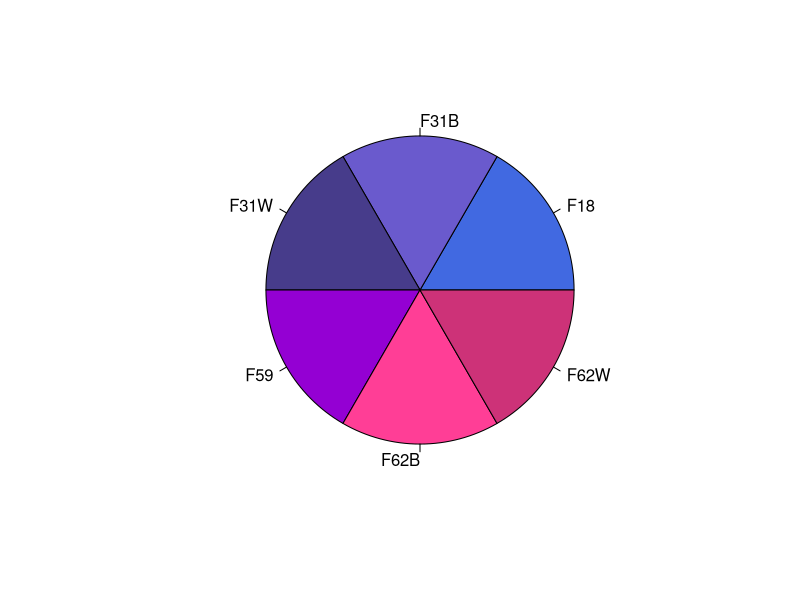

Write the R code that produced this figure.
## ---- chunk 1
# https://github.com/rstudio/rmarkdown/issues/1453
hooks = knitr::knit_hooks$get()
hook_foldable = function(type) {
  force(type)
  function(x, options) {
    res = hooks[[type]](x, options)
    
    if (isFALSE(options[[paste0("fold_", type)]])) return(res)
    
    paste0(
      "<details><summary>", "show", "</summary>\n\n",
      res,
      "\n\n</details>"
    )
  }
}
knitr::knit_hooks$set(
  output = hook_foldable("output"),
  plot = hook_foldable("plot"),
  time_it = local({
    now = NULL
    function(before, options) {
      if (options$time_it) {
        if (before) {
          now <<- Sys.time()
        } else {
          res = difftime(Sys.time(), now, units = "secs")
          paste("(Time to run :", round(res, digits = 2), "s)")
        }
      }
    }
  })
)
## ---- chunk 2
set.seed(1337L)
knitr::opts_chunk$set(echo = TRUE, # display code
                      # display chunk output
                      message = FALSE,
                      warning = FALSE,
                      fold_output = FALSE, # usefull for sessionInfo()
                      fold_plot = FALSE,
                      
                      # figure settings
                      fig.align = 'center',
                      fig.width = 20,
                      fig.height = 15,
                      
                      # something about seed, chunk and Rmarkdown compilation
                      # https://stackoverflow.com/questions/39417003/long-vectors-not-supported-yet-error-in-rmd-but-not-in-r-script
                      # cache = TRUE,
                      cache.lazy = FALSE, 
                      
                      # add runtime after chunk
                      time_it = FALSE)
## ---- chunk 3
library(dplyr)
library(patchwork)
library(ggplot2)

.libPaths()
## ---- chunk 4
save_name = "wu"
out_dir = "."
## ---- chunk 5
sample_info = data.frame(
  project_name = c("F18", "F31B", "F31W", "F59", "F62B", "F62W"),
  sample_type = rep("HD", 6),
  color = c("royalblue", "slateblue", "slateblue4", "darkviolet", "violetred1", "violetred3"),
  gender = rep("F", 6),
  platform = rep("10X", 6),
  location = rep("hair scalp", 6),
  laboratory = rep("Wu", 6),
  stringsAsFactors = FALSE) %>%
  dplyr::mutate(project_name = factor(project_name, levels = project_name)) %>%
  dplyr::mutate(unique_id = data.table::rowid(sample_type)) %>%
  dplyr::mutate(sample_identifier = paste0(laboratory, "_", sample_type, "_", unique_id)) %>%
  dplyr::mutate(sample_identifier = factor(sample_identifier, levels = sample_identifier)) %>%
  dplyr::select(project_name, sample_type, sample_identifier, platform, gender, location, laboratory, color)

sample_info
## ---- chunk 6
graphics::pie(rep(1, nrow(sample_info)),
              col = sample_info$color,
              labels = sample_info$project_name)
## ---- chunk 7
saveRDS(sample_info, file = paste0(out_dir, "/", save_name, "_sample_info.rds"))
## ---- chunk 8
sessionInfo()
